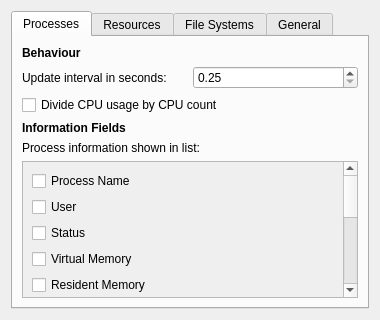
<?xml version="1.0" encoding="UTF-8"?>
<ui version="4.0">
 <class>PreferencesDialogue</class>
 <widget class="QDialog" name="PreferencesDialogue">
  <property name="geometry">
   <rect>
    <x>0</x>
    <y>0</y>
    <width>380</width>
    <height>320</height>
   </rect>
  </property>
  <property name="contextMenuPolicy">
   <enum>Qt::NoContextMenu</enum>
  </property>
  <property name="windowTitle">
   <string>System monitor preferences</string>
  </property>
  <layout class="QGridLayout" name="gridLayout">
   <item row="0" column="0">
    <widget class="QTabWidget" name="tabWidget">
     <property name="currentIndex">
      <number>0</number>
     </property>
     <widget class="QWidget" name="processesTab">
      <attribute name="title">
       <string>Processes</string>
      </attribute>
      <layout class="QGridLayout" name="gridLayout_2">
       <item row="0" column="0">
        <layout class="QGridLayout" name="gridLayout_3">
         <item row="1" column="0">
          <layout class="QGridLayout" name="gridLayout_4">
           <property name="sizeConstraint">
            <enum>QLayout::SetNoConstraint</enum>
           </property>
           <item row="0" column="0">
            <widget class="QLabel" name="label">
             <property name="text">
              <string>Update interval in seconds: </string>
             </property>
            </widget>
           </item>
           <item row="0" column="1">
            <widget class="QDoubleSpinBox" name="updateIntervalProcessesSpinner">
             <property name="minimum">
              <double>0.250000000000000</double>
             </property>
             <property name="singleStep">
              <double>0.250000000000000</double>
             </property>
            </widget>
           </item>
          </layout>
         </item>
         <item row="0" column="0">
          <widget class="QLabel" name="label_2">
           <property name="font">
            <font>
             <weight>75</weight>
             <bold>true</bold>
            </font>
           </property>
           <property name="text">
            <string>Behaviour</string>
           </property>
          </widget>
         </item>
         <item row="2" column="0">
          <widget class="QCheckBox" name="divideByCpuCheckbox">
           <property name="text">
            <string>Divide CPU usage by CPU count</string>
           </property>
          </widget>
         </item>
        </layout>
       </item>
       <item row="2" column="0">
        <layout class="QGridLayout" name="gridLayout_5">
         <item row="0" column="1">
          <widget class="QLabel" name="label_3">
           <property name="font">
            <font>
             <weight>75</weight>
             <bold>true</bold>
            </font>
           </property>
           <property name="text">
            <string>Information Fields</string>
           </property>
          </widget>
         </item>
         <item row="1" column="1">
          <widget class="QLabel" name="label_4">
           <property name="text">
            <string>Process information shown in list:</string>
           </property>
          </widget>
         </item>
         <item row="2" column="1">
          <widget class="QScrollArea" name="scrollArea">
           <property name="widgetResizable">
            <bool>true</bool>
           </property>
           <widget class="QWidget" name="scrollAreaWidgetContents">
            <property name="geometry">
             <rect>
              <x>0</x>
              <y>0</y>
              <width>320</width>
              <height>391</height>
             </rect>
            </property>
            <layout class="QVBoxLayout" name="verticalLayout_2">
             <item>
              <layout class="QVBoxLayout" name="verticalLayout">
               <item>
                <widget class="QCheckBox" name="processNameCheckbox">
                 <property name="text">
                  <string>Process Name</string>
                 </property>
                </widget>
               </item>
               <item>
                <widget class="QCheckBox" name="processUserCheckbox">
                 <property name="text">
                  <string>User</string>
                 </property>
                </widget>
               </item>
               <item>
                <widget class="QCheckBox" name="processStatusCheckbox">
                 <property name="text">
                  <string>Status</string>
                 </property>
                </widget>
               </item>
               <item>
                <widget class="QCheckBox" name="processVirtualMemoryCheckbox">
                 <property name="text">
                  <string>Virtual Memory</string>
                 </property>
                </widget>
               </item>
               <item>
                <widget class="QCheckBox" name="processResidentMemoryCheckbox">
                 <property name="text">
                  <string>Resident Memory</string>
                 </property>
                </widget>
               </item>
               <item>
                <widget class="QCheckBox" name="processSharedCheckbox">
                 <property name="text">
                  <string>Shared Memory</string>
                 </property>
                </widget>
               </item>
               <item>
                <widget class="QCheckBox" name="processCpuCheckbox">
                 <property name="text">
                  <string>% CPU</string>
                 </property>
                </widget>
               </item>
               <item>
                <widget class="QCheckBox" name="processCpuTimeCheckbox">
                 <property name="text">
                  <string>CPU Time</string>
                 </property>
                </widget>
               </item>
               <item>
                <widget class="QCheckBox" name="processStartedCheckbox">
                 <property name="text">
                  <string>Started</string>
                 </property>
                </widget>
               </item>
               <item>
                <widget class="QCheckBox" name="processNiceCheckbox">
                 <property name="text">
                  <string>Nice</string>
                 </property>
                </widget>
               </item>
               <item>
                <widget class="QCheckBox" name="processPidCheckbox">
                 <property name="text">
                  <string>PID</string>
                 </property>
                </widget>
               </item>
               <item>
                <widget class="QCheckBox" name="processCommandlineCheckbox">
                 <property name="text">
                  <string>Command Line</string>
                 </property>
                </widget>
               </item>
               <item>
                <widget class="QCheckBox" name="processMemoryCheckbox">
                 <property name="text">
                  <string>Memory</string>
                 </property>
                </widget>
               </item>
              </layout>
             </item>
            </layout>
           </widget>
          </widget>
         </item>
        </layout>
       </item>
      </layout>
     </widget>
     <widget class="QWidget" name="resourcesTab">
      <attribute name="title">
       <string>Resources</string>
      </attribute>
      <layout class="QVBoxLayout" name="verticalLayout_4">
       <item>
        <layout class="QVBoxLayout" name="verticalLayout_3">
         <item>
          <widget class="QLabel" name="label_5">
           <property name="font">
            <font>
             <weight>75</weight>
             <bold>true</bold>
            </font>
           </property>
           <property name="text">
            <string>Graphs</string>
           </property>
          </widget>
         </item>
         <item>
          <layout class="QHBoxLayout" name="horizontalLayout">
           <item>
            <widget class="QLabel" name="label_6">
             <property name="text">
              <string>Update interval in seconds: </string>
             </property>
            </widget>
           </item>
           <item>
            <widget class="QDoubleSpinBox" name="updateIntervalResourcesSpinner">
             <property name="minimum">
              <double>0.250000000000000</double>
             </property>
             <property name="singleStep">
              <double>0.250000000000000</double>
             </property>
            </widget>
           </item>
          </layout>
         </item>
         <item>
          <widget class="QCheckBox" name="stackedCpuCheckbox">
           <property name="text">
            <string>Draw CPU chart as stacked area chart</string>
           </property>
          </widget>
         </item>
         <item>
          <widget class="QCheckBox" name="checkBox_9">
           <property name="text">
            <string>CheckBox</string>
           </property>
          </widget>
         </item>
        </layout>
       </item>
       <item>
        <spacer name="verticalSpacer">
         <property name="orientation">
          <enum>Qt::Vertical</enum>
         </property>
         <property name="sizeHint" stdset="0">
          <size>
           <width>20</width>
           <height>40</height>
          </size>
         </property>
        </spacer>
       </item>
      </layout>
     </widget>
     <widget class="QWidget" name="fileSystemsTab">
      <attribute name="title">
       <string>File Systems</string>
      </attribute>
      <layout class="QVBoxLayout" name="verticalLayout_8">
       <item>
        <layout class="QVBoxLayout" name="verticalLayout_5">
         <item>
          <widget class="QLabel" name="label_7">
           <property name="font">
            <font>
             <weight>75</weight>
             <bold>true</bold>
            </font>
           </property>
           <property name="text">
            <string>Behaviour</string>
           </property>
          </widget>
         </item>
         <item>
          <layout class="QHBoxLayout" name="horizontalLayout_2">
           <item>
            <widget class="QLabel" name="label_8">
             <property name="text">
              <string>Update interval in seconds: </string>
             </property>
            </widget>
           </item>
           <item>
            <widget class="QDoubleSpinBox" name="doubleSpinBox_3"/>
           </item>
          </layout>
         </item>
         <item>
          <widget class="QCheckBox" name="checkBox_10">
           <property name="text">
            <string>CheckBox</string>
           </property>
          </widget>
         </item>
        </layout>
       </item>
       <item>
        <layout class="QGridLayout" name="gridLayout_6">
         <item row="0" column="1">
          <widget class="QLabel" name="label_9">
           <property name="font">
            <font>
             <weight>75</weight>
             <bold>true</bold>
            </font>
           </property>
           <property name="text">
            <string>Information Fields</string>
           </property>
          </widget>
         </item>
         <item row="1" column="1">
          <widget class="QLabel" name="label_10">
           <property name="text">
            <string>File system information shown in list:</string>
           </property>
          </widget>
         </item>
         <item row="2" column="1">
          <widget class="QScrollArea" name="scrollArea_2">
           <property name="widgetResizable">
            <bool>true</bool>
           </property>
           <widget class="QWidget" name="scrollAreaWidgetContents_2">
            <property name="geometry">
             <rect>
              <x>0</x>
              <y>0</y>
              <width>320</width>
              <height>188</height>
             </rect>
            </property>
            <layout class="QVBoxLayout" name="verticalLayout_6">
             <item>
              <layout class="QVBoxLayout" name="verticalLayout_7">
               <item>
                <widget class="QCheckBox" name="checkBox_12">
                 <property name="text">
                  <string>CheckBox</string>
                 </property>
                </widget>
               </item>
               <item>
                <widget class="QCheckBox" name="checkBox_13">
                 <property name="text">
                  <string>CheckBox</string>
                 </property>
                </widget>
               </item>
               <item>
                <widget class="QCheckBox" name="checkBox_14">
                 <property name="text">
                  <string>CheckBox</string>
                 </property>
                </widget>
               </item>
               <item>
                <widget class="QCheckBox" name="checkBox_15">
                 <property name="text">
                  <string>CheckBox</string>
                 </property>
                </widget>
               </item>
               <item>
                <widget class="QCheckBox" name="checkBox_16">
                 <property name="text">
                  <string>CheckBox</string>
                 </property>
                </widget>
               </item>
               <item>
                <widget class="QCheckBox" name="checkBox_17">
                 <property name="text">
                  <string>CheckBox</string>
                 </property>
                </widget>
               </item>
              </layout>
             </item>
            </layout>
           </widget>
          </widget>
         </item>
        </layout>
       </item>
      </layout>
     </widget>
     <widget class="QWidget" name="generalTab">
      <property name="enabled">
       <bool>true</bool>
      </property>
      <attribute name="title">
       <string>General</string>
      </attribute>
      <layout class="QGridLayout" name="gridLayout_8">
       <item row="0" column="0">
        <layout class="QGridLayout" name="gridLayout_7">
         <item row="2" column="0">
          <layout class="QVBoxLayout" name="verticalLayout_10">
           <item>
            <widget class="QRadioButton" name="IECButton">
             <property name="text">
              <string>IEC (KiB = 1024 bytes)</string>
             </property>
            </widget>
           </item>
           <item>
            <widget class="QRadioButton" name="JEDECButton">
             <property name="text">
              <string>JEDEC (KB = 1024 bytes)</string>
             </property>
            </widget>
           </item>
           <item>
            <widget class="QRadioButton" name="SIButton">
             <property name="text">
              <string>SI (kB  = 1000 bytes)</string>
             </property>
            </widget>
           </item>
          </layout>
         </item>
         <item row="1" column="0">
          <widget class="QLabel" name="label_13">
           <property name="text">
            <string>Unit Standards:</string>
           </property>
          </widget>
         </item>
         <item row="0" column="0">
          <widget class="QLabel" name="label_11">
           <property name="font">
            <font>
             <weight>75</weight>
             <bold>true</bold>
            </font>
           </property>
           <property name="text">
            <string>General</string>
           </property>
          </widget>
         </item>
        </layout>
       </item>
       <item row="1" column="0">
        <spacer name="verticalSpacer_2">
         <property name="orientation">
          <enum>Qt::Vertical</enum>
         </property>
         <property name="sizeHint" stdset="0">
          <size>
           <width>20</width>
           <height>40</height>
          </size>
         </property>
        </spacer>
       </item>
      </layout>
     </widget>
    </widget>
   </item>
  </layout>
 </widget>
 <resources/>
 <connections/>
</ui>
